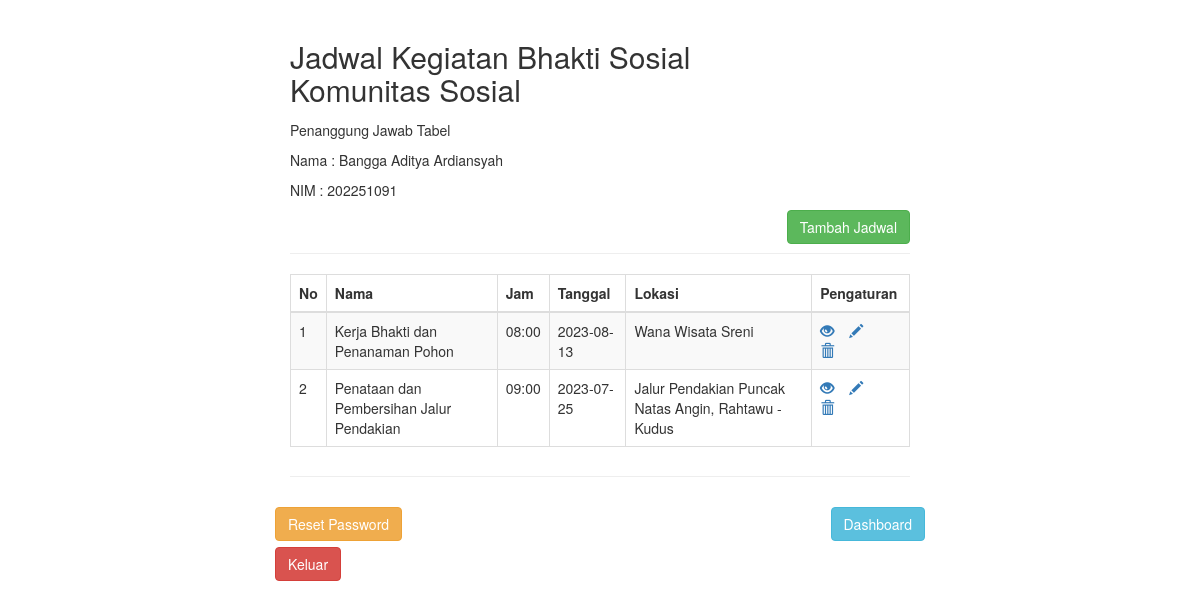
Screenshot of /jadwal_baksos/index.php with the database file from the repository.
### tables this page shows
CREATE TABLE `tb_jadwal1` (
  `id` int(10) NOT NULL,
  `nama` varchar(255) NOT NULL,
  `waktu` varchar(6) NOT NULL,
  `tanggal` date NOT NULL,
  `lokasi` varchar(255) NOT NULL
);

### jadwal_baksos/index.php (the view, shortened to what this page needs)
<!DOCTYPE html>
<html lang="en">
<head>
    <link rel="stylesheet" href="https://maxcdn.bootstrapcdn.com/bootstrap/3.3.7/css/bootstrap.css">
</head>
<body>
    <div class="wrapper">
        <div class="container-fluid">
            <div class="row">
                <div class="col-md-12">
                <div class="page-header">
                    <div class="page-header clearfix">
                        <h2 class="pull-left">Jadwal Kegiatan Bhakti Sosial<br/>Komunitas Sosial</h2><br/><br/>
                        <br/><br/><p>Penanggung Jawab Tabel</p>
                        <p>Nama : Bangga Aditya Ardiansyah</p>
                        <p>NIM : 202251091</p>
                        <a href="tambah.php" class="btn btn-success pull-right">Tambah Jadwal</a>
                    </div>
                    <?php
                    require_once "koneksi.php";
                    $sql = "SELECT * FROM tb_jadwal1";
                    if($result = mysqli_query($link, $sql)){
                        if(mysqli_num_rows($result) > 0){
                            echo "<table class='table table-bordered table-striped'>";
                                echo "<thead>";
                                    echo "<tr>";
                                        echo "<th>No</th>";
                                        echo "<th>Nama</th>";
                                        echo "<th>Jam</th>";
                                        echo "<th>Tanggal</th>";
                                        echo "<th>Lokasi</th>";
                                        echo "<th>Pengaturan</th>";
                                    echo "</tr>";
                                echo "</thead>";
                                echo "<tbody>";
                                while($row = mysqli_fetch_array($result)){
                                    echo "<tr>";
                                        echo "<td>" . $row['id'] . "</td>";
                                        echo "<td>" . $row['nama'] . "</td>";
                                        echo "<td>" . $row['waktu'] . "</td>";
                                        echo "<td>" . $row['tanggal'] . "</td>";
                                        echo "<td>" . $row['lokasi'] . "</td>";
                                        echo "<td>";
                                            echo "<a href='aksi.php?id=". $row['id'] ."' title='Detail' data-toggle='tooltip'><span class='glyphicon glyphicon-eye-open'></span></a>";
                                            echo "<a href='update.php?id=". $row['id'] ."' title='Update' data-toggle='tooltip'><span class='glyphicon glyphicon-pencil'></span></a>";
                                            echo "<a href='hapus.php?id=". $row['id'] ."' title='Hapus' data-toggle='tooltip'><span class='glyphicon glyphicon-trash'></span></a>";
                                        echo "</td>";
                                    echo "</tr>";
                                }
                                echo "</tbody>";
                            echo "</table>";
                        } else{
                            echo "<p class='lead'><em>Tidak ada data yang ditemukan.</em></p>";
                        }
                    } else{
                        echo "ERROR: Tidak dapat memproses $sql. " . mysqli_error($link);
                    }
                    ?>
                </div>
            </div>
        </div>
    </div>
    <p>
    <p>
        <a href="../reset.php" class="btn btn-warning pull-left">Reset Password</a>
        <a href="../dashboard.php" class="btn btn-info pull-right">Dashboard</a><br/><br/>
        <a href="../logout.php" class="btn btn-danger pull-left">Keluar</a>
    </p>
    </p>
</body>
</html>

### jadwal_baksos/index.php (style rules this page uses)
.wrapper { width: 650px; margin: 0 auto; }
.page-header h2 { margin-top: 0; }
table tr td:last-child a { margin-right: 15px; }

### rows the page displays
tb_jadwal1: id "1", nama "Kerja Bhakti dan Penanaman Pohon", waktu "08:00", tanggal "2023-08-13", lokasi "Wana Wisata Sreni"
tb_jadwal1: id "2", nama "Penataan dan Pembersihan Jalur Pendakian", waktu "09:00", tanggal "2023-07-25", lokasi "Jalur Pendakian Puncak Natas Angin, Rahtawu - Kudus"
